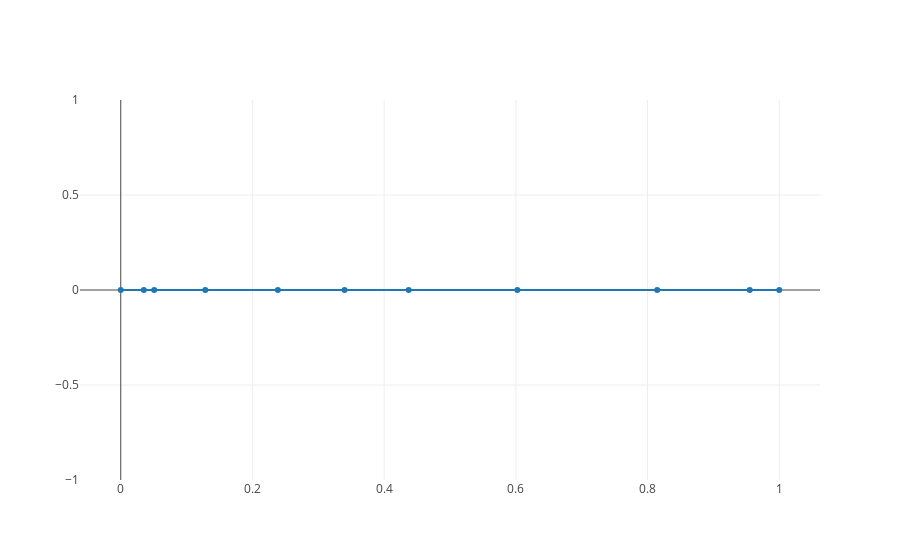

The notebook cell saved with this chart:
### Markdown cell above
The domain $\Omega = [0, 1]$, which we discretize with $n$ segments (or elements) $s_i$

### Code cell
#domain
omega = np.array([0, 1])

#number of bases and elements
n_elements = 10
n_bases = n_elements + 1

#segments
# s = np.linspace(omega[0], omega[1], num=n_elements+1)
s = np.cumsum(np.random.rand(n_elements+1))
s = (s-s[0])/(s[-1]-s[0])


#plot
fig = go.Figure(data=[go.Scatter(x=s, y=np.zeros(s.shape), mode='lines+markers')])
plotly.iplot(fig)

### Figure 1 — Plotly figure (JSON) as saved in the notebook; plotly's stock layout.template omitted (floating-point values rounded to 4 significant figures)
{"data": [{"mode": "lines+markers", "type": "scatter", "uid": "8311a63b-a3e1-443e-ac48-6a176d26d13f", "x": [0, 0.03503, 0.05073, 0.1285, 0.2386, 0.3399, 0.4373, 0.6023, 0.8147, 0.9552, 1], "y": [0, 0, 0, 0, 0, 0, 0, 0, 0, 0, 0]}], "layout": {}}
